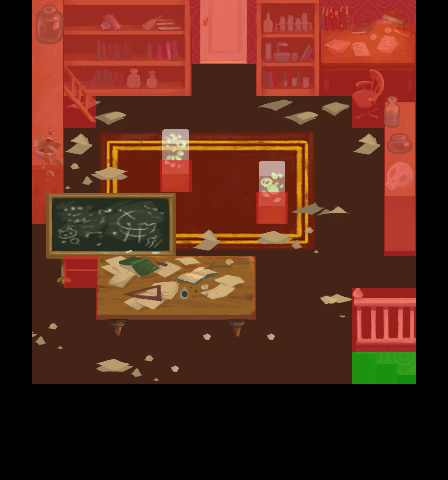

Rendered tile map (Tiled .tmx) drawn with the repository's tilesets; below, a short description and the map source with its tile grids summarised:
An orthogonal 14x15 tile map with 32x32 px tiles, 8 tile layers (backgroundLayer, blockedLayer, detailLayer1, detailLayer2, ...) and 43 objects.

<map version="1.0" orientation="orthogonal" renderorder="right-down" width="14" height="15" tilewidth="32" tileheight="32" nextobjectid="186">
 <tileset firstgid="1" name="tiles-lvl2-1-32x32" tilewidth="32" tileheight="32">
  <image source="../img/tiles-lvl2-1-32x32.png" width="352" height="448" />
  <tile id="132">
   <properties>
    <property name="type" value="item" />
   </properties>
  </tile>
  <tile id="139">
   <properties>
    <property name="type" value="playerStart" />
   </properties>
  </tile>
 </tileset>
 <layer name="backgroundLayer" width="14" height="15">
  <data>[210 cells, 144 non-empty, 3 distinct tile ids]</data>
 </layer>
 <layer name="blockedLayer" width="14" height="15">
  <data>[210 cells, 66 non-empty, 1 distinct tile ids]</data>
 </layer>
 <layer name="detailLayer1" width="14" height="15">
  <data>[210 cells, 79 non-empty, 79 distinct tile ids]</data>
 </layer>
 <layer name="detailLayer2" width="14" height="15">
  <data>[210 cells, 40 non-empty, 31 distinct tile ids]</data>
 </layer>
 <layer name="transBlockedLayer" width="14" height="15">
  <data>[210 cells, 62 non-empty, 1 distinct tile ids]</data>
 </layer>
 <objectgroup name="objectsLayer">
  <object id="109" gid="140" x="224" y="96" width="32" height="32">
   <properties>
    <property name="type" value="playerStart" />
   </properties>
  </object>
  <object id="135" gid="144" x="32" y="384" width="32" height="32">
   <properties>
    <property name="type" value="pot3" />
   </properties>
  </object>
  <object id="136" gid="145" x="352" y="288" width="32" height="32">
   <properties>
    <property name="type" value="pot2" />
   </properties>
  </object>
  <object id="137" gid="145" x="352" y="256" width="32" height="32">
   <properties>
    <property name="type" value="pot2" />
   </properties>
  </object>
  <object id="138" gid="145" x="352" y="224" width="32" height="32">
   <properties>
    <property name="type" value="pot2" />
   </properties>
  </object>
  <object id="139" gid="145" x="352" y="192" width="32" height="32">
   <properties>
    <property name="type" value="pot2" />
   </properties>
  </object>
  <object id="141" gid="145" x="256" y="128" width="32" height="32">
   <properties>
    <property name="type" value="pot2" />
   </properties>
  </object>
  <object id="142" gid="145" x="64" y="160" width="32" height="32">
   <properties>
    <property name="type" value="pot2" />
   </properties>
  </object>
  <object id="143" gid="144" x="32" y="352" width="32" height="32">
   <properties>
    <property name="type" value="pot3" />
   </properties>
  </object>
  <object id="144" gid="144" x="64" y="384" width="32" height="32">
   <properties>
    <property name="type" value="pot3" />
   </properties>
  </object>
  <object id="145" gid="144" x="288" y="128" width="32" height="32">
   <properties>
    <property name="type" value="pot3" />
   </properties>
  </object>
  <object id="147" gid="144" x="96" y="384" width="32" height="32">
   <properties>
    <property name="type" value="pot3" />
   </properties>
  </object>
  <object id="148" gid="133" x="64" y="256" width="32" height="32" />
  <object id="149" gid="133" x="96" y="256" width="32" height="32" />
  <object id="150" gid="133" x="128" y="256" width="32" height="32" />
  <object id="151" gid="133" x="160" y="256" width="32" height="32" />
  <object id="153" gid="145" x="352" y="160" width="32" height="32">
   <properties>
    <property name="type" value="pot2" />
   </properties>
  </object>
  <object id="154" gid="145" x="288" y="288" width="32" height="32">
   <properties>
    <property name="type" value="pot2" />
   </properties>
  </object>
  <object id="156" gid="145" x="320" y="320" width="32" height="32">
   <properties>
    <property name="type" value="pot2" />
   </properties>
  </object>
  <object id="158" gid="145" x="256" y="320" width="32" height="32">
   <properties>
    <property name="type" value="pot2" />
   </properties>
  </object>
  <object id="160" gid="145" x="288" y="352" width="32" height="32">
   <properties>
    <property name="type" value="pot2" />
   </properties>
  </object>
  <object id="161" gid="145" x="320" y="352" width="32" height="32">
   <properties>
    <property name="type" value="pot2" />
   </properties>
  </object>
  <object id="163" gid="145" x="288" y="384" width="32" height="32">
   <properties>
    <property name="type" value="pot2" />
   </properties>
  </object>
  <object id="164" gid="145" x="256" y="384" width="32" height="32">
   <properties>
    <property name="type" value="pot2" />
   </properties>
  </object>
  <object id="165" gid="144" x="320" y="288" width="32" height="32">
   <properties>
    <property name="type" value="pot3" />
   </properties>
  </object>
  <object id="166" gid="144" x="288" y="320" width="32" height="32">
   <properties>
    <property name="type" value="pot3" />
   </properties>
  </object>
  <object id="167" gid="144" x="256" y="288" width="32" height="32">
   <properties>
    <property name="type" value="pot3" />
   </properties>
  </object>
  <object id="168" gid="133" x="256" y="128" width="32" height="32" />
  <object id="169" gid="133" x="288" y="128" width="32" height="32" />
  <object id="170" gid="133" x="352" y="160" width="32" height="32" />
  <object id="171" gid="133" x="288" y="288" width="32" height="32" />
  <object id="172" gid="133" x="288" y="320" width="32" height="32" />
  <object id="173" gid="133" x="256" y="384" width="32" height="32" />
  <object id="174" gid="133" x="32" y="384" width="32" height="32" />
  <object id="175" gid="133" x="96" y="384" width="32" height="32" />
  <object id="176" gid="133" x="352" y="288" width="32" height="32" />
  <object id="177" gid="133" x="352" y="192" width="32" height="32" />
  <object id="178" gid="144" x="96" y="128" width="32" height="32">
   <properties>
    <property name="type" value="pot3" />
   </properties>
  </object>
  <object id="179" gid="144" x="160" y="128" width="32" height="32">
   <properties>
    <property name="type" value="pot3" />
   </properties>
  </object>
  <object id="180" gid="144" x="64" y="192" width="32" height="32">
   <properties>
    <property name="type" value="pot3" />
   </properties>
  </object>
  <object id="181" gid="144" x="192" y="384" width="32" height="32">
   <properties>
    <property name="type" value="pot3" />
   </properties>
  </object>
  <object id="184" gid="144" x="384" y="288" width="32" height="32">
   <properties>
    <property name="type" value="pot3" />
   </properties>
  </object>
  <object id="185" gid="133" x="384" y="288" width="32" height="32" />
 </objectgroup>
 <layer name="triggerLayer" width="14" height="15">
  <data>[210 cells, 0 non-empty, 0 distinct tile ids]</data>
 </layer>
 <layer name="levelExitLayer" width="14" height="15">
  <data>[210 cells, 2 non-empty, 1 distinct tile ids]</data>
 </layer>
 <layer name="detalLayer3_overChar" width="14" height="15">
  <data>[210 cells, 26 non-empty, 26 distinct tile ids]</data>
 </layer>
</map>
